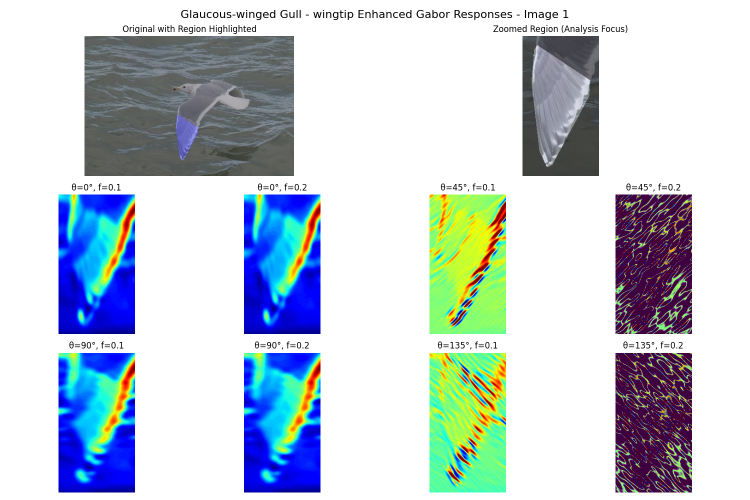
#> input picture Outputs/Results_Gabor_Enhanced/wingtip/gw_enhanced_gabor_response_1.png, 1500 x 1000 px, given as the content of the folder /Features_Analysis/dataset/Original_Images/Slaty_Backed_Gull, which was not available (shown at 1/2 size)
$ python LBPhistogram.py
#> lines starting #> are read from the running program, lines starting #| are printed output that depends on the picture; pictures that were not available may be replaced by others from this repository, and a replacement may not be noted
### Features_Analysis/config.py
###############################################################################
# CONFIGURATION
###############################################################################
import os
from pathlib import Path
import numpy as np
import cv2

BASE_DIR = Path(__file__).resolve().parent

SLATY_BACKED_IMG_DIR = BASE_DIR / "dataset" / "Original_Images" / "Slaty_Backed_Gull"
SLATY_BACKED_SEG_DIR = BASE_DIR / "dataset" / "Colored_Images" / "Slaty_Backed_Gull"

GLAUCOUS_WINGED_IMG_DIR = BASE_DIR / "dataset" / "Original_Images" / "Glaucous_Winged_Gull"
GLAUCOUS_WINGED_SEG_DIR = BASE_DIR / "dataset" / "Colored_Images" / "Glaucous_Winged_Gull"

# Number of images per species to process
S = 100

# Define the BGR colors for each region based on your RGB swatches:
REGION_COLORS = {
    "wingtip": (0, 255, 0),  # Green in RGB → (0, 255, 0) in BGR
    "wing": (0, 0, 255),  # Red in RGB → (0, 0, 255) in BGR
    "head": (255, 255, 0),  # Yellow in RGB → (0, 255, 255) in BGR
    "body": (0, 255, 255)  # Sky Blue in RGB → (235, 206, 135) in BGR
}

ENTIRE_BIRD_COLORS = list(REGION_COLORS.values())

# Dictionary of species -> (image directory, segmentation directory)
SPECIES = {
    "Slaty_Backed_Gull": {
        "img_dir": SLATY_BACKED_IMG_DIR,
        "seg_dir": SLATY_BACKED_SEG_DIR,
    },
    "Glaucous_Winged_Gull": {
        "img_dir": GLAUCOUS_WINGED_IMG_DIR,
        "seg_dir": GLAUCOUS_WINGED_SEG_DIR,
    },
}


###############################################################################
# HELPER FUNCTIONS
###############################################################################
def get_image_paths(species):
    """
    For the given species, returns a list of (image_path, segmentation_path) pairs
    that share the same base filename.
    """
    img_dir = SPECIES[species]["img_dir"]
    seg_dir = SPECIES[species]["seg_dir"]

    img_files = sorted([f for f in os.listdir(img_dir)
                        if f.lower().endswith(('.jpg', '.png', '.jpeg'))])
    seg_files = sorted([f for f in os.listdir(seg_dir)
                        if f.lower().endswith(('.jpg', '.png', '.jpeg'))])

    paired_files = []
    for img_file in img_files:
        base_name = os.path.splitext(img_file)[0]
        match_seg = [f for f in seg_files if os.path.splitext(f)[0] == base_name]
        if match_seg:
            paired_files.append((
                os.path.join(img_dir, img_file),
                os.path.join(seg_dir, match_seg[0])
            ))
    return paired_files


def get_region_masks(segmentation):
    """
    Returns a dictionary {region_name: mask} and {region_name: stats}
    from the color-coded segmentation image.
    """
    region_masks = {}
    region_stats = {}

    for region_name in REGION_COLORS:
        mask = extract_region_mask(segmentation, region_name)
        region_masks[region_name] = mask

        # Optional: find region center
        pixels = cv2.countNonZero(mask)
        if pixels > 0:
            contours, _ = cv2.findContours(mask, cv2.RETR_EXTERNAL, cv2.CHAIN_APPROX_SIMPLE)
            if contours:
                largest = max(contours, key=cv2.contourArea)
                M = cv2.moments(largest)
                if M["m00"] != 0:
                    cx = int(M["m10"] / M["m00"])
                    cy = int(M["m01"] / M["m00"])
                    region_stats[region_name] = {"center": (cx, cy), "pixels": pixels}
    return region_masks, region_stats


def get_region_color(region_name):
    """
    Get the BGR color code for a specific region.

    Parameters:
        region_name (str): Name of the region (wingtip, wing, head, body)

    Returns:
        tuple: BGR color code
    """
    if region_name not in REGION_COLORS:
        raise ValueError(f"Region '{region_name}' not found. Available regions: {list(REGION_COLORS.keys())}")
    return REGION_COLORS[region_name]


def extract_region_mask(segmentation_img, region_name):
    """
    Extract a binary mask for a specific region from a segmentation image.

    Parameters:
        segmentation_img (numpy.ndarray): Segmentation image (BGR)
        region_name (str): Name of the region to extract

    Returns:
        numpy.ndarray: Binary mask where the region is 255 and background is 0
    """
    if region_name == "entire_bird":
        # Create a mask for the entire bird (all regions)
        mask = np.zeros(segmentation_img.shape[:2], dtype=np.uint8)
        for color in ENTIRE_BIRD_COLORS:
            region_mask = cv2.inRange(segmentation_img, color, color)
            mask = cv2.bitwise_or(mask, region_mask)
        return mask

    # Get the color for the specific region
    region_color = get_region_color(region_name)

    # Create a mask where the pixel value exactly matches the region color
    return cv2.inRange(segmentation_img, region_color, region_color)

# use this below
# [23 lines left out: function extract_region, not called in this run]

### Features_Analysis/LBPhistogram.py
import os
import cv2
import numpy as np
import matplotlib.pyplot as plt
import pickle
from skimage.feature import local_binary_pattern

# Import your configuration, which should define:
#   - REGION_COLORS (dict: region_name -> BGR color)
#   - extract_region_mask(segmentation, region_name) function
#   - SLATY_BACKED_IMG_DIR, SLATY_BACKED_SEG_DIR, GLAUCOUS_WINGED_IMG_DIR, GLAUCOUS_WINGED_SEG_DIR
from Features_Analysis.config import *

###############################################################################
# SETTINGS
###############################################################################
RADIUS = 1
N_POINTS = 8 * RADIUS
METHOD = 'default'   # or 'default', 'ror', etc.
DEBUG = True         # Set to True to display images inline and mark region centers

# Output directories for saving histogram plots and aggregated results
OUTPUT_DIR = "Outputs/LBP_Histograms"
os.makedirs(OUTPUT_DIR, exist_ok=True)
AGGREGATED_RESULTS_PATH = os.path.join(OUTPUT_DIR, "mean_histograms.pkl")


def extract_lbp_histogram(image, mask=None):
    """
    Computes LBP for the image (or masked region) and returns the normalized histogram.
    """
    if len(image.shape) == 3:
        gray = cv2.cvtColor(image, cv2.COLOR_BGR2GRAY)
    else:
        gray = image

    # Compute LBP
    lbp = local_binary_pattern(gray, N_POINTS, RADIUS, METHOD)

    # Determine number of bins
    if METHOD == 'uniform':
        n_bins = int(N_POINTS * (N_POINTS - 1) + 3)
    else:
        n_bins = 2 ** N_POINTS

    # If mask is provided, only use those pixels
    if mask is not None and cv2.countNonZero(mask) > 0:
        lbp_masked = lbp[mask > 0]
        hist, _ = np.histogram(lbp_masked, bins=n_bins, range=(0, n_bins), density=True)
    else:
        hist, _ = np.histogram(lbp, bins=n_bins, range=(0, n_bins), density=True)

    return hist


def debug_visualization(image, segmentation, region_masks, region_stats):
    """
    For debugging: show the original image, the segmentation, and mark the region centers.
    """
    fig, axes = plt.subplots(1, 2, figsize=(12, 5))
    # Original image
    axes[0].imshow(cv2.cvtColor(image, cv2.COLOR_BGR2RGB))
    axes[0].set_title("Original Image")
    axes[0].axis('off')

    # Segmentation with centers
    debug_img = np.zeros_like(segmentation)
    for region_name, mask in region_masks.items():
        if region_name in region_stats:
            color = REGION_COLORS[region_name]
            region_pixels = cv2.bitwise_and(
                np.full_like(segmentation, color),
                np.full_like(segmentation, color),
                mask=mask
            )
            debug_img = cv2.add(debug_img, region_pixels)

            cx, cy = region_stats[region_name]["center"]
            cv2.circle(debug_img, (cx, cy), 5, (255, 255, 255), -1)

    axes[1].imshow(cv2.cvtColor(debug_img, cv2.COLOR_BGR2RGB))
    axes[1].set_title("Segmentation + Region Centers")
    axes[1].axis('off')

    plt.tight_layout()
    plt.show()


###############################################################################
# MAIN FUNCTION
###############################################################################
def main():
    print("Starting LBP Histogram Extraction...")

    # This dictionary will store histograms for each species and region
    aggregated_histograms = {}

    # For each species, get images and segmentations
    for species_name in SPECIES:
        print(f"\n--- Processing {species_name} ---")
        pairs = get_image_paths(species_name)
        if not pairs:
            print("  No images found.")
            continue

        # Initialize storage for this species
        if species_name not in aggregated_histograms:
            aggregated_histograms[species_name] = {}

        # Process each (image, segmentation) pair
        for i, (img_path, seg_path) in enumerate(pairs, start=1):
            print(f"  [{i}/{len(pairs)}] {os.path.basename(img_path)}")
            image = cv2.imread(img_path)
#> image is the input picture: shape (1000, 1500, 3); mean B, G, R 214.2, 205.8, 195
            seg = cv2.imread(seg_path)
            if image is None or seg is None:
                print("    Warning: could not load image or segmentation.")
                continue

            # Get region masks and stats (e.g., center positions)
            region_masks, region_stats = get_region_masks(seg)
#> after the loop in get_region_masks, `for region_name in REGION_COLORS:`: region_masks = 4 items; region_stats = 0 items
#> region_masks = 4 items; region_stats = 0 items

            # Optional debug visualization (only for the first image)
            if DEBUG and i == 1:
                debug_visualization(image, seg, region_masks, region_stats)
#> the loop in debug_visualization, `for region_name, mask in region_masks.items():` made 4 passes
#> region_name on passes 1 to 4: 'wingtip', 'wing', 'head', 'body'
#> after the loop in debug_visualization, `for region_name, mask in region_masks.items():`: debug_img: shape (1000, 1500, 3); every value is 0
#> in debug_visualization, `plt.show()`:
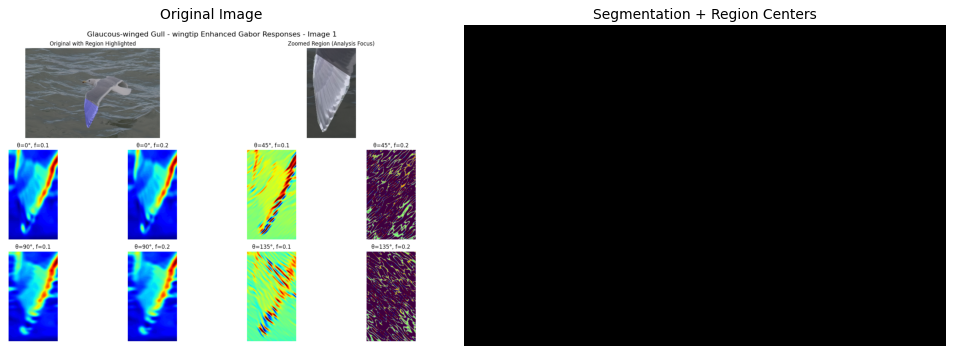
#> figure drawn by matplotlib, 2 panels

            # For each region, compute LBP histogram, display/save it, and accumulate the results
            for region_name, mask in region_masks.items():
                hist = extract_lbp_histogram(image, mask)

                # Display the histogram as a bar chart
                plt.figure(figsize=(8, 4))
                plt.bar(range(len(hist)), hist, color='blue', alpha=0.7)
                plt.title(f"{species_name} | {region_name} LBP Histogram\n{os.path.basename(img_path)}")
                plt.xlabel("LBP Code")
                plt.ylabel("Frequency")
                plt.tight_layout()

                # Save the figure
                out_name = f"{os.path.splitext(os.path.basename(img_path))[0]}_{region_name}_hist.png"
                out_path = os.path.join(OUTPUT_DIR, species_name)
                os.makedirs(out_path, exist_ok=True)
                plt.savefig(os.path.join(out_path, out_name))

                # Optionally show it on screen
                if DEBUG:
                    plt.show()
                else:
                    plt.close()

                # Aggregate histogram for later analysis
                if region_name not in aggregated_histograms[species_name]:
                    aggregated_histograms[species_name][region_name] = []
                aggregated_histograms[species_name][region_name].append(hist)
#> this loop made 4 passes
#> pass 1, in extract_lbp_histogram, `gray = cv2.cvtColor(image, cv2.COLOR_BGR2GRAY)`:
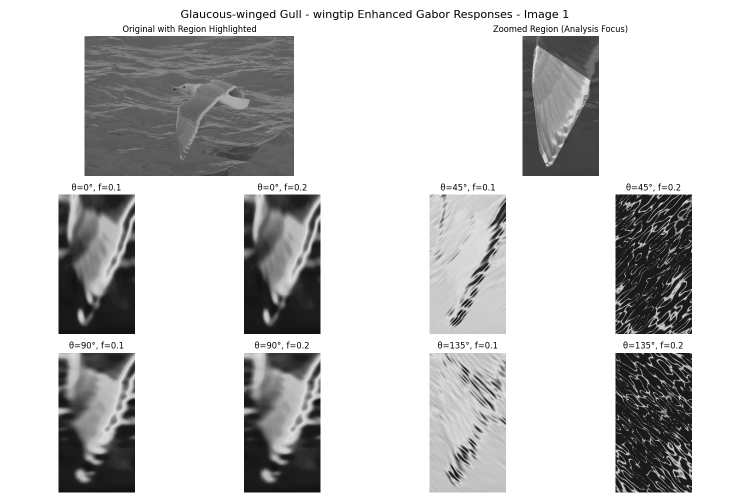
#> gray: shape (1000, 1500) (shown at 1/2 size); min 0, max 255, mean 203.6
#> pass 1, in extract_lbp_histogram, `lbp = local_binary_pattern(gray, N_POINTS, RADIUS, METHOD)`:
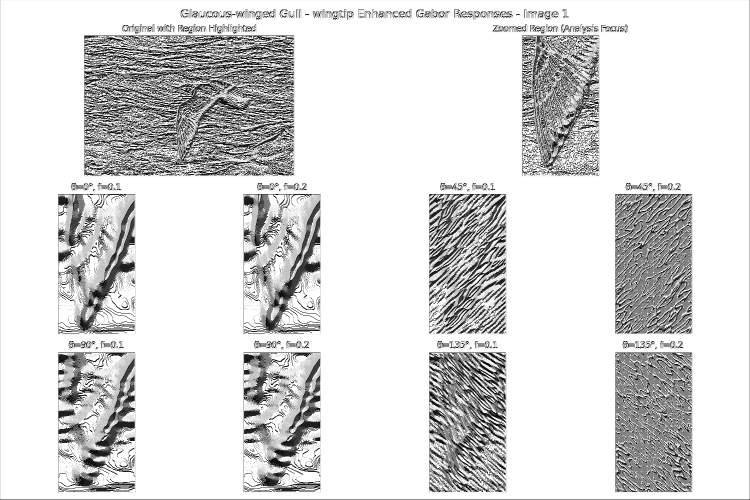
#> lbp: shape (1000, 1500) float64 (shown at 1/2 size); min 0, max 255, mean 217.8
#> pass 1, in main, `plt.savefig(os.path.join(out_path, out_name))`:
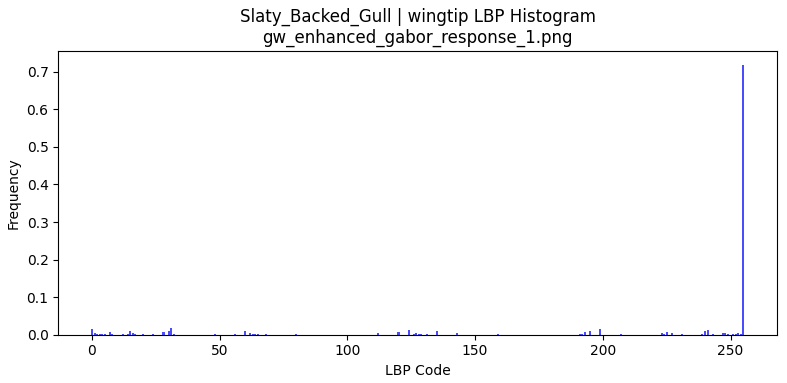
#> figure drawn by matplotlib, 1 panel; tallest bar 0.718 high, from x = 254.6 to 255.4
#> after the loop, aggregated_histograms = 1 item

    # Compute mean histograms for each species and region
    mean_histograms = {}
    for species_name, regions in aggregated_histograms.items():
        mean_histograms[species_name] = {}
        for region_name, hist_list in regions.items():
            # Stack histograms and compute the mean along the image axis
            mean_hist = np.mean(np.array(hist_list), axis=0)
            mean_histograms[species_name][region_name] = mean_hist
#> this loop made 2 passes
#> after the loop, mean_histograms = 2 items

    # Save the aggregated mean histograms to a pickle file for later analysis
    with open(AGGREGATED_RESULTS_PATH, "wb") as f:
        pickle.dump(mean_histograms, f)

    print("\nAll LBP histograms extracted and saved!")
    print(f"Individual histogram images are saved in '{OUTPUT_DIR}'.")
#| Individual histogram images are saved in 'Outputs/LBP_Histograms'.
    print(f"Aggregated mean histograms saved to '{AGGREGATED_RESULTS_PATH}'.")


if __name__ == "__main__":
    main()
